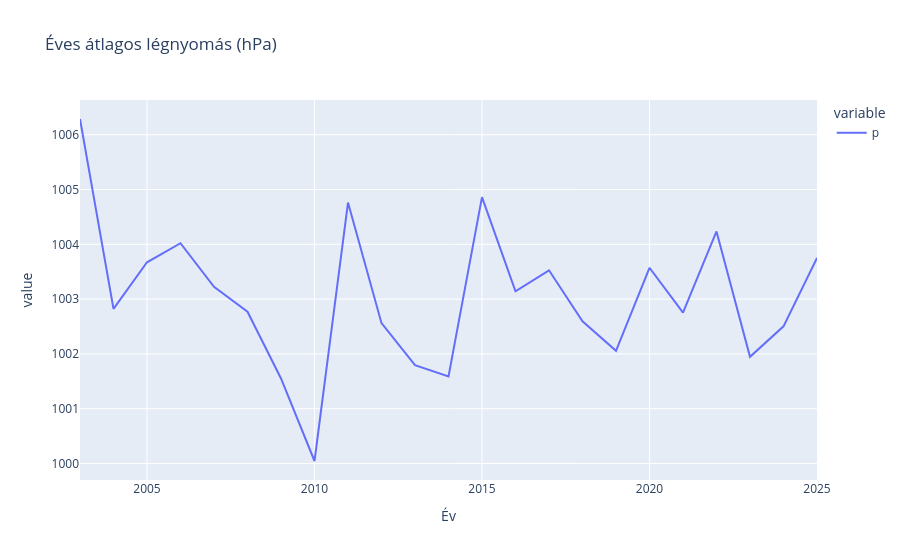

The notebook cell saved with this chart:
### Code cell
eves_atlag_legny = df.groupby("Év")["p"].mean()

fig = px.line(
    eves_atlag_legny,
    title="Éves átlagos légnyomás (hPa)"
)
fig.show()

### Figure 1 — Plotly figure (JSON) as saved in the notebook; plotly's stock layout.template omitted (floating-point values rounded to 4 significant figures)
{"data": [{"hovertemplate": "variable=p<br>Év=%{x}<br>value=%{y}<extra></extra>", "legendgroup": "p", "line": {"color": "#636efa", "dash": "solid"}, "marker": {"symbol": "circle"}, "mode": "lines", "name": "p", "orientation": "v", "showlegend": true, "type": "scatter", "x": [2003, 2004, 2005, 2006, 2007, 2008, 2009, 2010, 2011, 2012, 2013, 2014, 2015, 2016, 2017, 2018, 2019, 2020, 2021, 2022, 2023, 2024, 2025], "xaxis": "x", "y": [1006.0, 1003.0, 1004.0, 1004.0, 1003.0, 1003.0, 1002.0, 1000.0, 1005.0, 1003.0, 1002.0, 1002.0, 1005.0, 1003.0, 1004.0, 1003.0, 1002.0, 1004.0, 1003.0, 1004.0, 1002.0, 1003.0, 1004.0], "yaxis": "y"}], "layout": {"legend": {"title": {"text": "variable"}, "tracegroupgap": 0}, "title": {"text": "Éves átlagos légnyomás (hPa)"}, "xaxis": {"anchor": "y", "domain": [0, 1], "title": {"text": "Év"}}, "yaxis": {"anchor": "x", "domain": [0, 1], "title": {"text": "value"}}}}
